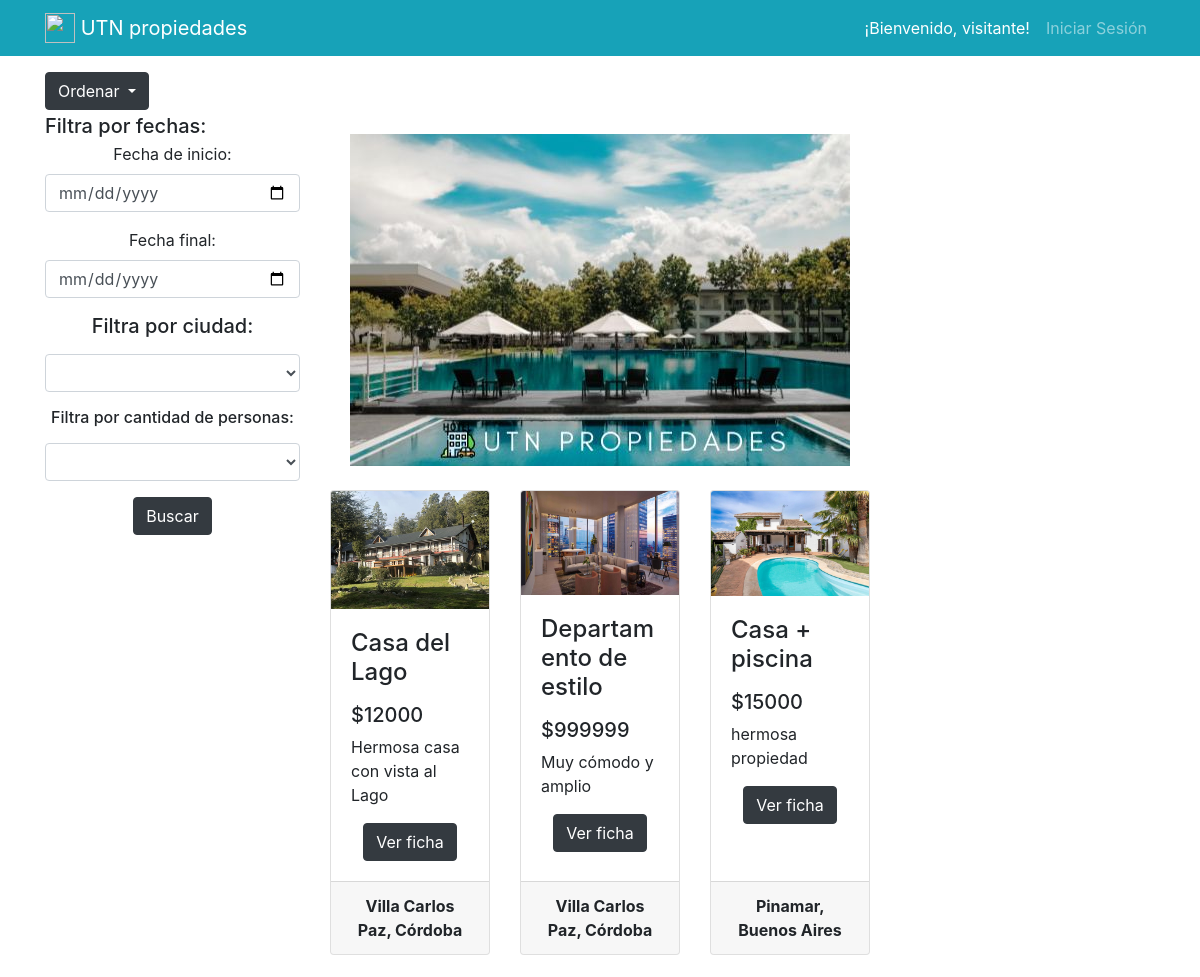
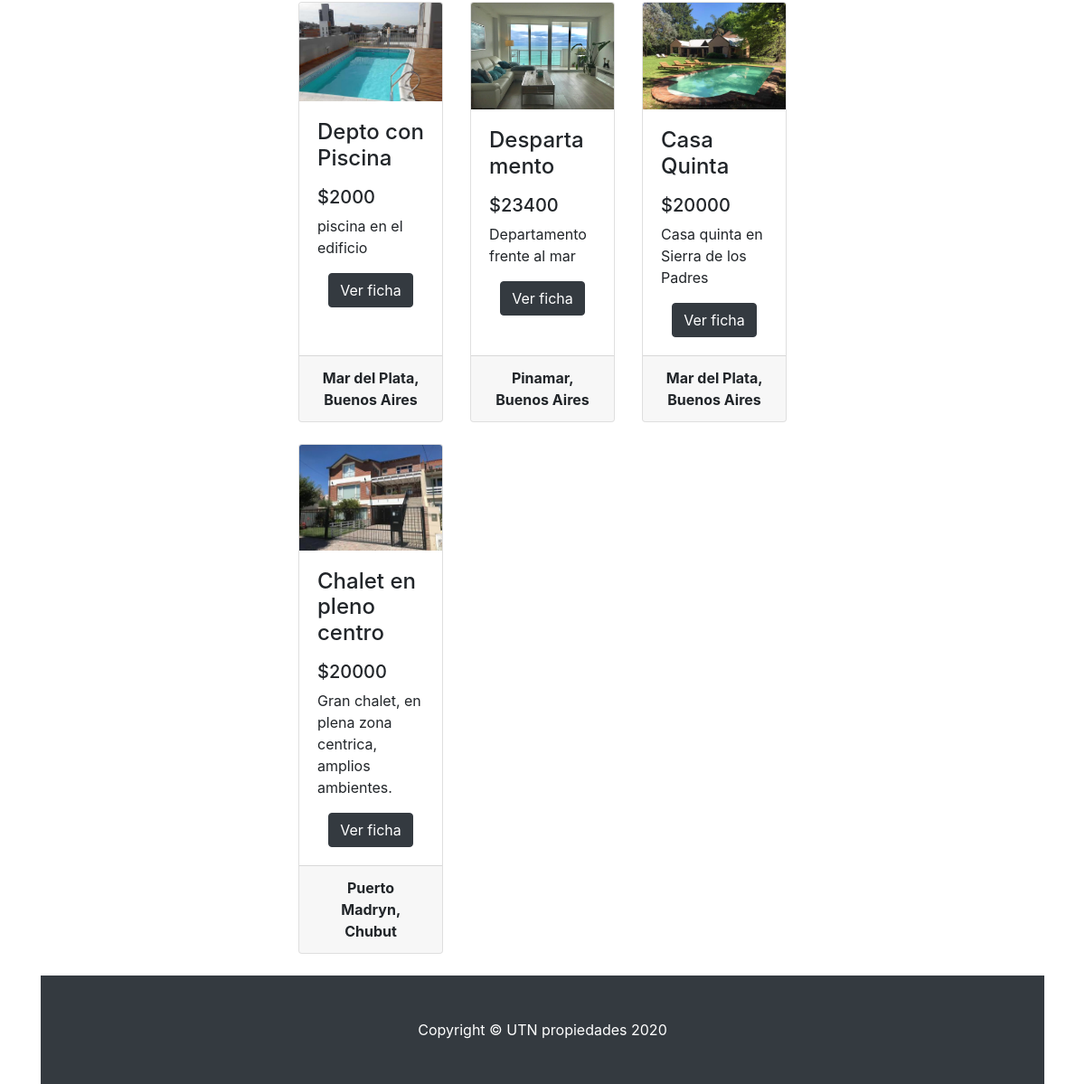
The page / on the database its author committed (2 pictures, top to bottom).
### reservationApp/models.py (models this page shows, shortened)
class Owner_Ship(models.Model):
    name = models.CharField(max_length=50, verbose_name="Nombre")
    description = models.CharField(max_length=200, verbose_name="Descripción")
    price = models.IntegerField(verbose_name="Precio")
    capacity = models.IntegerField(verbose_name="Capacidad")
    city = models.ForeignKey(City, null=True, on_delete=models.SET_NULL, verbose_name="Ciudad")
    owner = models.ForeignKey(User, null=False, on_delete=models.SET('null'), verbose_name="Dueño")
    image = models.ImageField(upload_to='application/img', null=True, verbose_name="Imagen")
    class Meta:
        verbose_name_plural = 'Propiedades'

class City(models.Model):
    name = models.CharField(max_length=50, verbose_name="Nombre")
    province = models.CharField(max_length=50, verbose_name="Provincia")
    class Meta:
        verbose_name_plural = 'Ciudades'
    def __str__(self):
        return self.name

### reservationApp/views.py (the view, shortened to what this page needs)
# urls.py: path('', views.welcome),
def welcome(request):
    order_type = ''
    filtro = Q(date_rent__reservation__isnull=True)
    if request.GET:
        order_type = request.GET['orderby']
    propiedades_list = Owner_Ship.objects.filter(filtro).distinct()
    if request.GET:
        order_type = request.GET['orderby']
    personas_por_propiedad = Owner_Ship.objects.values('capacity').annotate(capacity_count=Count('capacity')).order_by(
        '-capacity_count')
    ciudades_list = City.objects.all()
    propiedades_por_ciudad = Owner_Ship.objects.values('city').annotate(city_count=Count('city')).filter(
        date_rent__reservation__isnull=True).order_by('-city_count')
    return render(request, "reservationApp/welcome.html", {'propiedades_list': propiedades_list,
                                                            'ciudades_list': ciudades_list, 'root': ROOT_DIR,
                                                            'propiedades_por_ciudad': propiedades_por_ciudad,
                                                           'personas_por_propiedad' : personas_por_propiedad})

### reservationApp/templates/reservationApp/welcome.html (shortened to what this page needs)
{% extends "./basictemplate.html" %}
{% block content %}
  <div class="container mt-5">
      <div class="dropdown" >
          <button class="btn btn-dark dropdown-toggle" type="button" id="dropdownMenuButton" data-toggle="dropdown" aria-haspopup="true" aria-expanded="false">
            Ordenar
          </button>
      </div>
    <div class="row">
      <div class="col-lg-3">
      <p class="h5 my-1">Filtra por fechas:</p>
          <div class="list-group text-center">
              <form method="post">
                  <div class="form-group">
                    <label>Fecha de inicio:</label>
                    <input type="date" class="form-control" name="fStart" id="fStart">
                </div>
                <div class="form-group">
                    <label>Fecha final:</label>
                    <input type="date" class="form-control" name="fEnd" id="fEnd">
                </div>
          <div>
            <p class="h5 my-3">Filtra por ciudad:</p>
            <select class="form-control" id="city" name="city">
                <option></option>
                {% for ppt in propiedades_por_ciudad %}
                    {% for ciudad in ciudades_list %}
                        {% if ppt.city == ciudad.id %}
                            <option  value={{ppt.city}}>{{ ciudad.name }}</option>
                        {% endif %}
                    {% endfor %}
                {% endfor %}
            </select>
          </div>
          <div>
            <p class="h6 my-3">Filtra por cantidad de personas:</p>
            <select class="form-control" id="qty" name="qty">
                <option></option>
                {% for ppp in personas_por_propiedad %}
                    <option  value="{{ppp.capacity}}">{{ ppp.capacity }}</option>
                {% endfor %}
            </select>
          </div>
          <button type="submit" class="my-3 btn btn-dark">Buscar</button>
      </form>
    </div>
      </div>
      <div class="col-lg-6">
        <div id="carouselExampleIndicators" class="carousel slide my-4" data-ride="carousel">
          <div class="carousel-inner" role="listbox">
            <div align="center" class="carousel-item active">
              <img class="d-block img-fluid" alt="Home Image">
            </div>
          </div>
        </div>
        {% if city %}
          <div class="row">
          {% for propiedad in propiedades_list %}
            {% if propiedad.city == city %}
              <div class="col-lg-4 col-md-6 mb-4">
            <div class="card h-100">
                {% if propiedad.image %}
                    <img class="card-img-top" src="{{ propiedad.image.url }}">
                {% endif %}
              <div class="card-body">
                <h4 class="card-title">
                  <p class="text-decoration-none">{{ propiedad.name }}</p>
                </h4>
                <h5>${{ propiedad.price }}</h5>
                <p class="card-text">{{propiedad.description}}</p>
                  <div class="text-center">
                      <a class="btn btn-dark" href="/detail/{{ propiedad.id }}">Ver ficha</a>
                  </div>
              </div>
              <div class="card-footer">
                    <p class="card-text text-center"><strong>{{propiedad.city}}, {{propiedad.city.province}}</strong></p>
              </div>
            </div>
          </div>
            {% endif %}
          {% empty %}
            <h5>No articles yet.</h5>
          {% endfor %}
        </div>
        {% else %}
          <div class="row">
          {% for propiedad in propiedades_list %}
          <div class="col-lg-4 col-md-6 mb-4">
            <div class="card h-100">
                {% if propiedad.image %}
                    <img class="card-img-top" src="{{propiedad.image.url}}">
                {% else %}
                    <img class="card-img-top" src="http://placehold.it/900x350" alt="Imagen_no_disponible">
                {% endif %}
              <div class="card-body">
                <h4 class="card-title">
                  <p class="text-decoration-none">{{ propiedad.name }}</p>
                </h4>
                <h5>${{ propiedad.price }}</h5>
                <p class="card-text">{{propiedad.description}}</p>
                  <div class="text-center">
                      <a class="btn btn-dark" href="/detail/{{ propiedad.id }}">Ver ficha</a>
                  </div>
              </div>
              <div class="card-footer">
                    <p class="card-text text-center"><strong>{{propiedad.city}}, {{propiedad.city.province}}</strong></p>
              </div>
            </div>
          </div>
          {% empty %}
            <h5>No hay propiedades disponilbes para los filtros aplicados</h5>
          {% endfor %}
        </div>
        {% endif %}
      </div>
  </div>
{% endblock %}

### reservationApp/templates/reservationApp/basictemplate.html (shortened to what this page needs)
<!DOCTYPE html>
<html>
<head>
     <link rel="stylesheet" href="https://stackpath.bootstrapcdn.com/bootstrap/4.3.1/css/bootstrap.min.css">
</head>
<body>
<nav class="navbar navbar-expand-lg navbar-dark bg-info fixed-top ">
    <div class="container">
      <a class="navbar-brand" href="/"><img src="https://www.flaticon.es/svg/static/icons/svg/897/897061.svg" width="30" height="30" class="d-inline-block align-top" alt="">
      UTN propiedades</a>
      <div class="collapse navbar-collapse" id="navbarResponsive">
        <ul class="navbar-nav ml-auto">
            {% if request.user.is_staff %}
          <li nav-item>
            <a class="nav-link text-white">¡Bienvenido, {{request.user}}!</a>
          </li>
           <li class="dropdown">
                  <button class="btn btn-secondary dropdown-toggle" type="button" id="dropdownMenu2" data-toggle="dropdown" aria-haspopup="true" aria-expanded="false">
                    Menu
                  </button>
                  <div class="dropdown-menu" aria-labelledby="dropdownMenu2">
                    <a class="dropdown-item" href="/reservations">Lista Reservas</a>
                    <a class="dropdown-item" href="/propiedad">Agregar Propiedad</a>
                    {% if request.user.is_superuser %}
                    <a class="dropdown-item" href="/ciudad">Agregar Ciudad</a>
                    <a class="dropdown-item" href="/userlists">User Lists</a>
                    {% endif %}
                  </div>
            </li>
            <li class="nav-item">
            <a class="nav-link" href="/logout">Cerrar Sesión</a>
          </li>
        {% else %}
             <li nav-item>
                 <a class="nav-link text-white">¡Bienvenido, visitante!</a>
            </li>
          <li class="nav-item">
            <a class="nav-link" href="/login">Iniciar Sesión</a>
          </li>
        {% endif %}
        </ul>
      </div>
    </div>
  </nav>
<br>
    {% block content %}{% endblock %}
  <footer class="py-5 bg-dark footer">
    <div class="container">
      <p class="m-0 text-center text-white">Copyright &copy; UTN propiedades 2020</p>
    </div>
  </footer>
</body>
</html>

### rows shown on the page
Owner_Ship: image (picture), name "Casa del Lago", price "12000", description "Hermosa casa con vista al Lago", city "Villa Carlos Paz", city.province "Córdoba"
Owner_Ship: image (picture), name "Departamento de estilo", price "999999", description "Muy cómodo y amplio", city "Villa Carlos Paz", city.province "Córdoba"
Owner_Ship: image (picture), name "Casa + piscina", price "15000", description "hermosa propiedad", city "Pinamar", city.province "Buenos Aires"
Owner_Ship: image (picture), name "Depto con Piscina", price "2000", description "piscina en el edificio", city "Mar del Plata", city.province "Buenos Aires"
Owner_Ship: image (picture), name "Despartamento", price "23400", description "Departamento frente al mar", city "Pinamar", city.province "Buenos Aires"
Owner_Ship: image (picture), name "Casa Quinta", price "20000", description "Casa quinta en Sierra de los Padres", city "Mar del Plata", city.province "Buenos Aires"
Owner_Ship: image (picture), name "Chalet en pleno centro", price "20000", description "Gran chalet, en plena zona centrica, amplios ambientes.", city "Puerto Madryn", city.province "Chubut"
